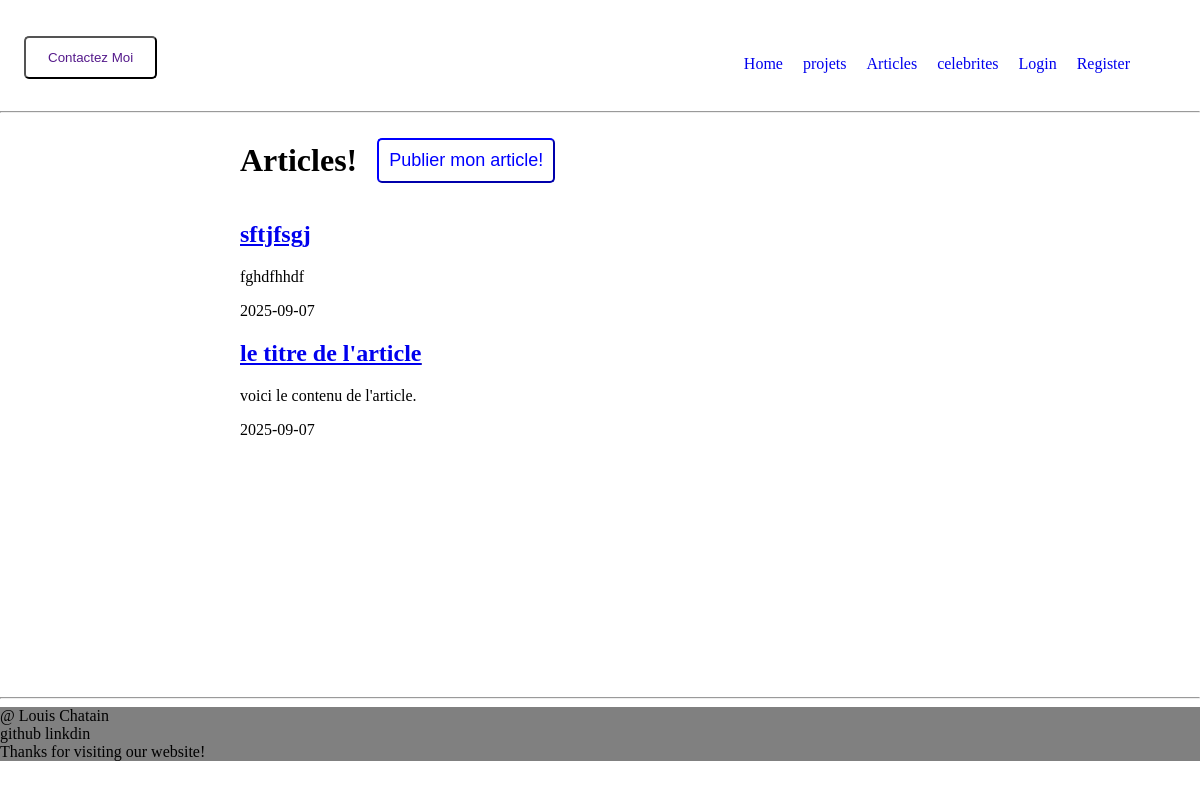
The app's page /articles/, older data.
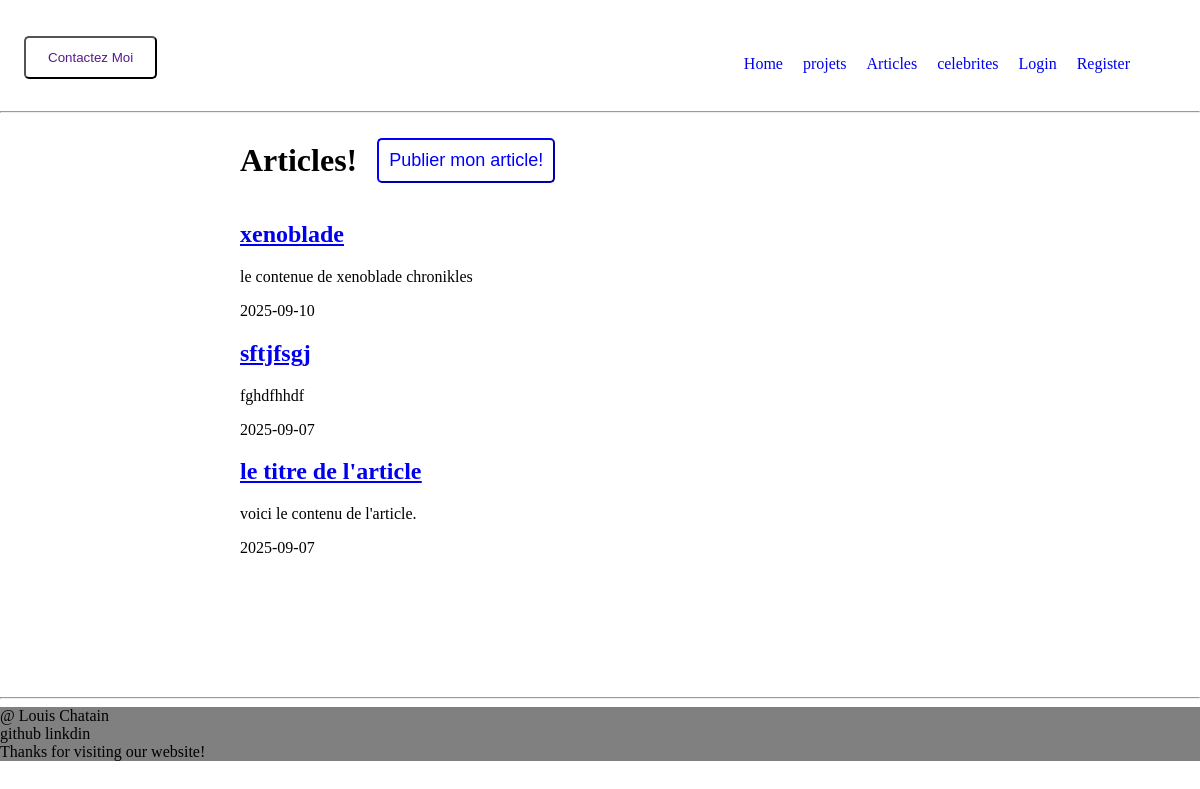
The same page, newer data.
### app.py (models this page shows)
class Article(db.Model):
    id = db.Column(db.Integer, primary_key=True)
    titre = db.Column(db.String(150))
    slug = db.Column(db.String(150))
    contenu = db.Column(db.Text)
    date = db.Column(db.DateTime, default=datetime.now(timezone.utc))

### app.py (the view)
@app.route("/articles/")
@app.route("/articles/<string:slug>")
def articles(slug=""):
    slug = escape(slug)
    if slug:
        article = Article.query.filter_by(slug=slug).first_or_404()
        return render_template("article.html", article=article)
    articles = Article.query.order_by(Article.date.desc()).all()
    return render_template("articles.html", liste_articles=articles)

### templates/articles.html (shortened to what this page needs)
{% extends "footer_header.html" %}
{% block main %}
<div style="padding: 0 20%;">
    <div class="projets_and_articles_header">
        <h1 class="big_h1">Articles!</h1>
        {% if current_user.is_authenticated %}
        <a href="{{ url_for('creation_article') }}"><button>Publier mon article!</button></a>
        {% else %}
        <button class="popup" onclick="Popup()">Publier mon article!
        </button>
        {% endif %}
    </div>
    {% for articles in liste_articles %}
    <article>
        <h2><u><a href="{{ url_for('articles', slug=articles.slug) }}">{{articles.titre}}</a></u></h2>
        <div>
            <p>{{ articles.contenu }}</p>
            <span>{{articles.date.date()}}</span>
        </div>
    </article>
    {% endfor %}
</div>
{% endblock %}

Row changes from the older to the newer data that the page shows:
added Article: titre "xenoblade", contenu "le contenue de xenoblade chronikles", date "2025-09-10"
